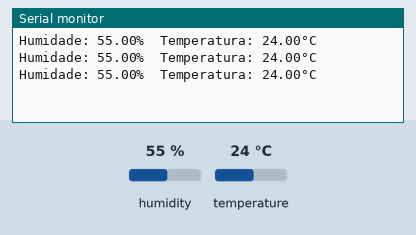
Recording of a sketch running on a simulated Arduino Uno, built with avr-gcc and run on an emulated ATmega328P. Shown: the last lines printed to the serial monitor. The inputs (shaded band) are chosen by the test bench; at power-on: humidity 55 %, temperature 24 °C.

Above: at 3.8 s.
3.9 s: humidity set to 22 %
At 6.5 s:
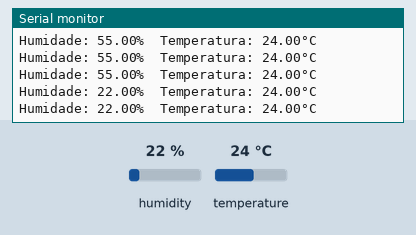
6.8 s: temperature set to 12 °C
At 7.9 s:
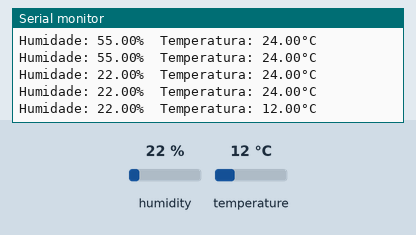
9.7 s: humidity set to 40 %
At 11.0 s:
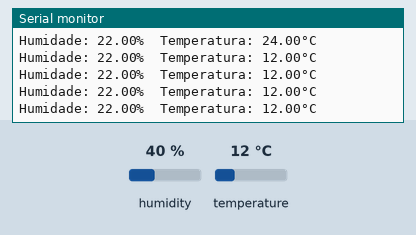
Timing chart, 0 to 12.7 s (numbered marks = the images above; inputs shaded):
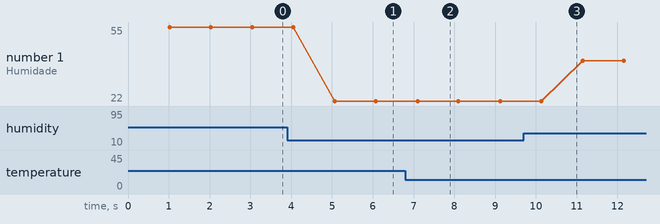

Measured:
- after the input at 3.9 s, the serial monitor: prints a new line after 1.2 s (image 1)
- after the input at 6.8 s, the serial monitor: prints a new line after 0.30 s (image 2)
- plotted number 1: 55 → 22 after the input at 3.9 s, 22 → 40 after the input at 9.7 s

The sketch:

TCC_V0.1.ino
```cpp
//Inclui bibliotecas
#include "DHT.h"

//Seta pin do DHT
#define DHTPIN 4

//Seleciona tipo do DHT
#define DHTTYPE DHT11

//Inicia sensor DHT
DHT dht(DHTPIN, DHTTYPE);

void setup() {
  Serial.begin(115200);
  dht.begin();
}

void loop() {

  //lê os valores a cada 1 segundo
  delay(1000);

  float h = dht.readHumidity();

  float t = dht.readTemperature();


  //verifica se a leitura do DHT funciona, caso não, dá um erro
  if (isnan(h) || isnan(t)) {
    Serial.println(F("Falha ao ler sensor DHT"));
    return;
  }


  Serial.print(F("Humidade: "));
  Serial.print(h);
  Serial.print(F("%  Temperatura: "));
  Serial.print(t);
  Serial.print(F("°C "));
  Serial.println();


}
```
